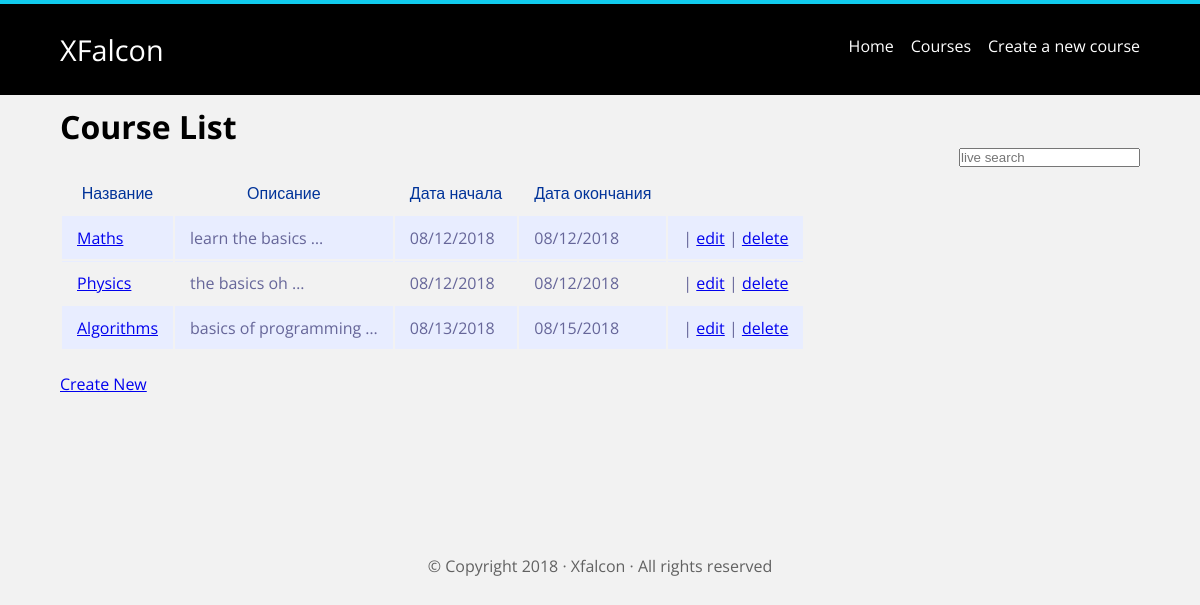
Before: /courseList/ with the older database file.
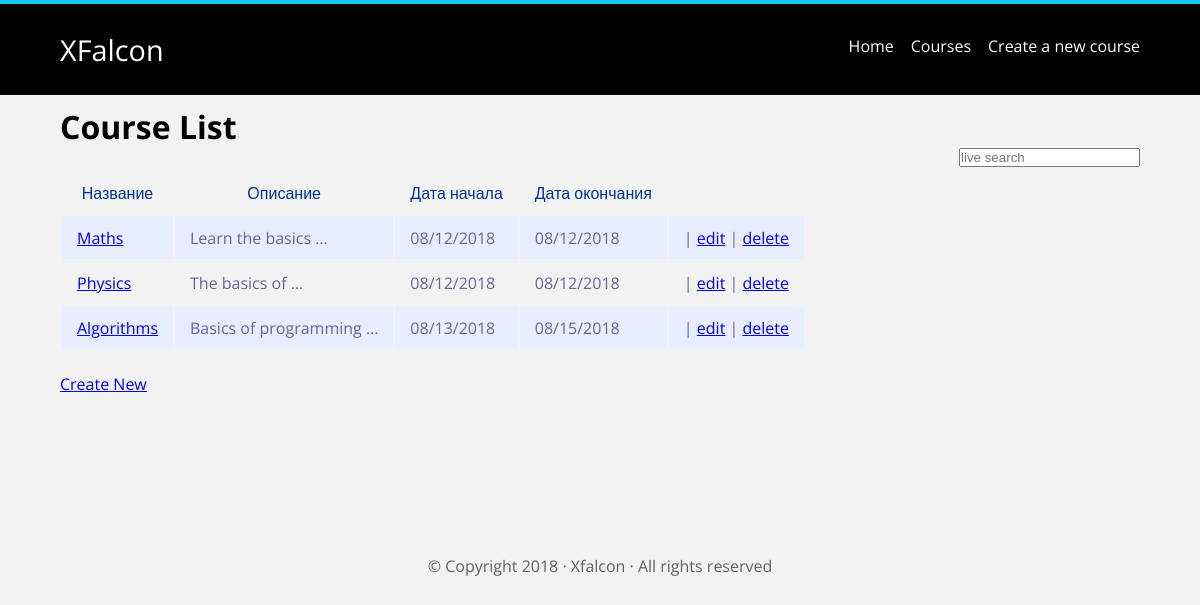
After: the same page with the newer database file.
### courseList/models.py (models this page shows, shortened)
class Courses(models.Model):
    title = models.CharField(max_length = 200)
    body = models.TextField()
    startDate = models.DateTimeField()
    endDate = models.DateTimeField()
    created_at = models.DateTimeField(auto_now = True)
    updated_at = models.DateTimeField(auto_now_add = True)

### courseList/views.py (the view)
# urls.py: url('', views.courses_list, name='courses_list'),
def courses_list(request):
    courses = Courses.objects.all()
    return render(request, 'courseList/courses_list.html', { 'object_list' : courses})

### courseList/templates/courseList/courses_list.html (shortened to what this page needs)
{% extends 'layouts/base.html' %}
{% load static %}
{% load staticfiles %}
{% block stylesheets %}
    <link rel="stylesheet" href="{% static 'courseList/css/style.css' %}">
{% endblock %}
{% block content%}
<h1 > Course List</h1>
<input type="text" id="search" placeholder="live search"></input>
<br>
 <ul>
     <table class="table-form">
            <tr>
                <th>Название </th>
                <th> Описание</th>
                <th> Дата начала</th>
                <th> Дата окончания</th>
            </tr>
            {% for courses in object_list %}
            <tr>
                <td> <a href="{% url 'courseList:detail' courses.id %}">{{courses.title }}</a></td>
                <td>{{courses.body | truncatewords:3}} </td>
                <td>{{courses.startDate | date:"SHORT_DATE_FORMAT"}} </td>
                <td>{{courses.endDate | date:"SHORT_DATE_FORMAT"}} </td>
                <td> | <a href="#">edit</a> |
                    <a href="#">delete</a>
                </td>
            </tr>
            {% endfor %}
    </table>
 </ul>
<br>
<a href="{% url 'courseList:create' %}">Create New</a>
{% endblock content%}

### templates/layouts/base.html (shortened to what this page needs)
{% load static %}
<!DOCTYPE html>
<html lang="en">
<head>
    <link rel="stylesheet" href="https://cdnjs.cloudflare.com/ajax/libs/modern-normalize/0.5.0/modern-normalize.min.css">
    <link rel="stylesheet" type="text/css" href="{% static 'css/style.css' %}">
    {% block stylesheets %}  {% endblock %}
</head>
<body>
    {% include 'layouts/_nav.html' %}
    <div class="wrapper">
        {% block content %} {% endblock content%}
        {% include 'layouts/_footer.html' %}
    </div>
</body>
</html>

### templates/layouts/_nav.html
<nav class="navbar">
    <div class="wrapper">
        <a href="{% url 'home' %} " class="navbar-brand">XFalcon</a>
        <ul class="navbar-right">
            <li><a href="{% url 'home' %}">Home</a></li>
            <li><a href="{% url 'courseList:courses_list' %}">Courses</a></li>
            <li><a href="{% url 'courseList:create' %}">Create a new course</a></li>
        </ul>
    </div>
</nav>

### templates/layouts/_footer.html
<footer class="footer text-center">
    <p>&copy; Copyright {% now 'Y' %} &middot; Xfalcon &middot; All rights reserved</p>
</footer>

### static/css/style.css (style rules this page uses)
body { font-family: 'Open sans', Arial, Helvetica, sans-serif; background-color: #f2f2f2; }
* { margin: 0; padding: 0; }
.wrapper { width: 1440px; max-width: 90%; margin : 10px auto; }
.text-center { text-align: center; }
.navbar { background-color: #000000; border-top: 4px solid #1ce; padding: 1em 0; }
.navbar .navbar-brand { font-size: 1.8em; color: #fff; text-decoration: none; }
.navbar .navbar-right { float: right; }
.navbar .navbar-right li { display: inline-block; list-style: none; margin-top: 0.3em; margin-right: 0.8em; }
.navbar .navbar-right li:last-child { margin-right: 0; }
.navbar .navbar-right li a { color: #fff; text-decoration: none; }
.footer { margin-top: 10em; color: rgba(0, 0, 0, 0.6); }

### courseList/static/courseList/css/style.css (style rules this page uses)
th { font-weight: normal; color: #039; padding: 10px 15px; }
td { color: #669; border-top: 1px solid #e8edff; padding: 10px 15px; }
tr:nth-child(2n) { background: #e8edff; }
#search { margin-bottom: 45px; float: right; }

Changed rows visible on the page:
changed Courses "Maths": body "learn the basics …" → "Learn the basics …"
changed Courses "Physics": body "the basics oh …" → "The basics of …"
changed Courses "Algorithms": body "basics of programming …" → "Basics of programming …"
